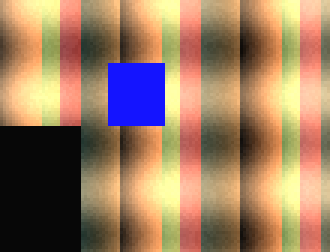
#> input picture tests/PeachImage.Tests/Formats/Jpeg2000/Assets/box_bgr_cdef.png, 110 x 84 px, given in place of mode_bypass_rgb.png, which was not available (shown 3 times larger)
$ python j2kgen_opj.py out.png box_bgr_cdef.png
#> lines starting #> are read from the running program, lines starting #| are printed output that depends on the picture; pictures that were not available may be replaced by others from this repository, and a replacement may not be noted
### tests/PeachImage.Tests/Formats/Jpeg2000/Assets/j2kgen.py
"""Generates the JPEG 2000 test assets with Pillow (OpenJPEG) and writes OpenJPEG's own decode of each as the reference PNG.

Usage: python j2kgen.py OUTDIR
Every case NAME produces NAME.jp2 (or NAME.j2k for raw codestreams) and NAME.png (the decode by OpenJPEG).
"""
import os
import random
import sys

import numpy as np
from PIL import Image

rng = random.Random(99)


def natural(w, h, mode):
#> called with w = 110, h = 84, mode = 'RGB'
    yy, xx = np.mgrid[0:h, 0:w]
    base = (np.sin(xx / 7.0) * 60 + np.cos(yy / 5.0) * 60 + 128).astype(np.float64)
    noise = np.array([[rng.random() * 12 for _ in range(w)] for _ in range(h)])
    chans = []
    for c in range(3):
        v = base * (0.6 + 0.2 * c) + noise + (xx * (c + 1) % 40) * (1.0 + c)
        chans.append(np.clip(v, 0, 255))
    rgb = np.stack(chans, axis=-1).astype(np.uint8)
    # a few hard edges and a flat region
    rgb[h // 4: h // 2, w // 3: w // 2] = [255, 20, 20]
    rgb[h // 2:, : w // 4] = 7
    if mode == "RGB":
        return Image.fromarray(rgb, "RGB")
    if mode == "L":
        return Image.fromarray(rgb[..., 1], "L")
    if mode == "RGBA":
        alpha = np.clip(xx * 255 // max(w - 1, 1), 0, 255).astype(np.uint8)
        return Image.fromarray(np.dstack([rgb, alpha]), "RGBA")
    if mode == "LA":
        alpha = np.clip(yy * 255 // max(h - 1, 1), 0, 255).astype(np.uint8)
        return Image.fromarray(np.dstack([rgb[..., 1], alpha]), "LA")
    if mode == "I;16":
        v16 = (rgb[..., 1].astype(np.uint16) * 257 + (xx % 251)).astype(np.uint16)
        return Image.fromarray(v16)
    raise ValueError(mode)


# [65 lines left out: functions to_array, write_reference, case, main, not called in this run]


# [2 lines that do not run on import are left out]

### tests/PeachImage.Tests/Formats/Jpeg2000/Assets/j2kgen_opj.py
"""Generates JPEG 2000 test assets with OpenJPEG's opj_compress / opj_decompress for features Pillow cannot reach
(code-block styles, SOP/EPH, progression order changes, tile-parts, subsampling, image/tile offsets, JP2 palette/channel boxes).

Usage: python j2kgen_opj.py OUTDIR OPJ_BIN_DIR
Writes NAME.j2k / NAME.jp2 and NAME.png (opj_decompress's own output). Needs numpy and Pillow.
"""
import os
import struct
import subprocess
import sys
import tempfile

import numpy as np
from PIL import Image

import j2kgen

OPJ = None


def run(exe, *args):
    result = subprocess.run([os.path.join(OPJ, exe)] + [str(a) for a in args], capture_output=True, text=True, stdin=subprocess.DEVNULL)
    if result.returncode != 0:
        raise RuntimeError(f"{exe} {args} failed: {result.stdout} {result.stderr}")
    return result.stdout


def compress(out, name, source, *options, ext="j2k"):
    target = os.path.join(out, f"{name}.{ext}")
    run("opj_compress.exe", "-i", source, "-o", target, *options)
    return target


def decode_reference(out, name, path, *options):
    ref = os.path.join(out, f"{name}.png")
    run("opj_decompress.exe", "-i", path, "-o", ref, *options)
    # opj_decompress writes 16-bit PNGs for deep images; normalise nothing here, the test compares pixel formats.
    print("ok", name, Image.open(ref).mode, Image.open(ref).size)


def save_source(tmp, name, im):
    ext = {"RGB": "ppm", "L": "pgm", "RGBA": "png", "I;16": "png"}[im.mode]
    path = os.path.join(tmp, f"{name}.{ext}")
    im.save(path)
    return path


# ---------------------------------------------------------------- JP2 box injection
def box(kind, payload):
    return struct.pack(">I", len(payload) + 8) + kind + payload


# [16 lines left out: function make_jp2, not called in this run]


def read_codestream(path):
    return open(path, "rb").read()


def main():
    global OPJ
    out = sys.argv[1]
    OPJ = sys.argv[2]
    os.makedirs(out, exist_ok=True)
    tmp = tempfile.mkdtemp()
    rgb = j2kgen.natural(110, 84, "RGB")
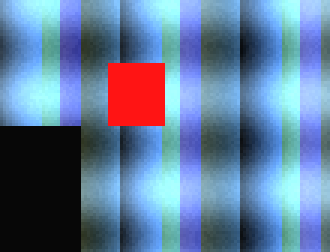
#> rgb: PIL image 110x84 RGB (shown 3 times larger); mean R, G, B 97.5, 123.6, 155.6
    gray = j2kgen.natural(110, 84, "L")
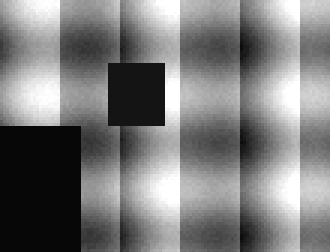
#> gray: PIL image 110x84 L (shown 3 times larger); min 7, max 255, mean 123.7
    rgb_src = save_source(tmp, "rgb", rgb)
    gray_src = save_source(tmp, "gray", gray)

    def go(name, source, *options, ext="j2k", decode=()):
        path = compress(out, name, source, *options, ext=ext)
#> (the call stopped at in run, `result = subprocess.run([os.path.join(OPJ, exe)] + [str(a) for a in ar..`: subprocess is not available in this run)
        decode_reference(out, name, path, *decode)
#> (the call stopped at in run, `result = subprocess.run([os.path.join(OPJ, exe)] + [str(a) for a in ar..`: subprocess is not available in this run)

    # Code-block coding style switches.
    for label, mode in (("bypass", 1), ("reset", 2), ("termall", 4), ("vsc", 8), ("erterm", 16), ("segmark", 32),
                        ("bypass_termall", 5), ("bypass_reset", 3), ("termall_vsc_segmark", 44), ("all", 63)):
        go(f"mode_{label}_rgb", rgb_src, "-M", mode)
        go(f"mode_{label}_gray_layers", gray_src, "-M", mode, "-r", "30,10,3,1", "-n", 4)
#> (the call stopped at in run, `result = subprocess.run([os.path.join(OPJ, exe)] + [str(a) for a in ar..`: subprocess is not available in this run)
#> call 2 of decode_reference, with out = 'out.png', name = 'mode_bypass_gray_layers', path = 'out.png/mode_bypass_gray_layers.j2k'
#> (the call stopped at in run, `result = subprocess.run([os.path.join(OPJ, exe)] + [str(a) for a in ar..`: subprocess is not available in this run)
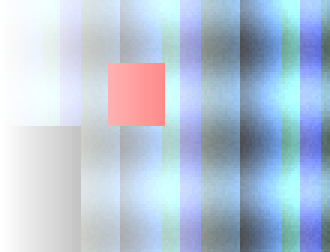
#> input picture tests/PeachImage.Tests/Formats/Jpeg2000/Assets/box_rgba_cdef.png, 110 x 84 px, given in place of mode_bypass_gray_layers.png, which was not available (shown 3 times larger)
    go("mode_bypass_lossy", rgb_src, "-M", 1, "-I", "-r", "12,4")
    go("mode_all_lossy_cblk16", rgb_src, "-M", 63, "-I", "-r", "10", "-b", "16,16")
    go("mode_bypass_cblk32x32_layers", rgb_src, "-M", 1, "-r", "40,20,10,5,2,1", "-b", "32,32")

    # Marker features.
    go("sop", rgb_src, "-SOP")
    go("eph", rgb_src, "-EPH")
    go("sop_eph", rgb_src, "-SOP", "-EPH", "-r", "20,5,1")
    go("plt_tlm", rgb_src, "-PLT", "-TLM")
    go("sop_eph_tiled", rgb_src, "-SOP", "-EPH", "-t", "48,40", "-r", "20,5,1", "-n", 3)
    go("eph_layers_precincts", rgb_src, "-EPH", "-c", "[32,32]", "-r", "20,5,1", "-n", 3, "-p", "RPCL")
    go("roi_upshift", rgb_src, "-ROI", "c=0,U=10", "-mct", 0)
    go("roi_upshift_lossy", rgb_src, "-ROI", "c=1,U=12", "-mct", 0, "-I", "-r", "8")
    for part in ("R", "L", "C"):
        go(f"tileparts_{part.lower()}", rgb_src, "-TP", part, "-r", "30,8,1", "-n", 4)
        go(f"tileparts_{part.lower()}_tiled", rgb_src, "-TP", part, "-r", "30,8,1", "-t", "48,40", "-n", 3)
    go("poc_rpcl_lrcp", rgb_src, "-n", 5, "-POC", "T1=0,0,1,3,3,RPCL/T1=3,0,1,5,3,LRCP")
    go("poc_cprl_rlcp_layers", rgb_src, "-n", 4, "-r", "20,5,1", "-POC", "T1=0,0,2,2,3,CPRL/T1=2,0,3,4,3,RLCP")

    # Offsets.
    go("image_offset", rgb_src, "-d", "7,5")
    go("image_offset_tiles", rgb_src, "-d", "13,9", "-t", "40,30", "-T", "3,2", "-n", 3)
    go("tile_offset_only", rgb_src, "-t", "50,40", "-T", "0,0", "-n", 4)
    go("image_offset_precincts_rpcl", rgb_src, "-d", "11,6", "-c", "[32,32],[32,32]", "-p", "RPCL", "-n", 4)
    go("image_offset_pcrl_cprl", rgb_src, "-d", "9,3", "-c", "[16,32],[16,16]", "-p", "PCRL", "-n", 3, "-t", "60,50")
    go("precincts_cprl", rgb_src, "-c", "[64,32],[32,32],[16,16]", "-p", "CPRL", "-n", 5)

    # Irreversible with many options.
    go("lossy_all_progs_tiles", rgb_src, "-I", "-r", "25,8", "-t", "55,45", "-p", "RLCP", "-c", "[32,32]", "-n", 4)

    # Custom sample depths via raw files.
    rng = np.random.default_rng(3)

    # [35 lines left out: function raw_case, not called in this run]

    raw_case("depth12_gray", 70, 50, 1, 12, False, [(1, 1)])
    raw_case("depth12_rgb", 60, 40, 3, 12, False, [(1, 1)] * 3, ("-mct", 1))
    raw_case("depth16_gray", 64, 40, 1, 16, False, [(1, 1)])
    raw_case("depth4_gray", 50, 30, 1, 4, False, [(1, 1)])
    raw_case("depth1_gray", 50, 30, 1, 1, False, [(1, 1)])
    raw_case("signed8_gray", 50, 30, 1, 8, True, [(1, 1)])
    raw_case("signed12_gray_lossy", 50, 30, 1, 12, True, [(1, 1)], ("-I", "-r", "6"))
    raw_case("subsampled_420", 61, 45, 4, 8, False, [(1, 1), (2, 2), (2, 2), (1, 1)], ("-mct", 0))
    raw_case("subsampled_422_lossy", 61, 45, 4, 8, False, [(1, 1), (2, 1), (2, 1), (1, 1)], ("-mct", 0, "-I", "-r", "6"))
    raw_case("subsampled_odd", 37, 29, 4, 8, False, [(1, 1), (3, 2), (2, 3), (1, 1)], ("-mct", 0))
    raw_case("four_components", 40, 30, 4, 8, False, [(1, 1)] * 4, ("-mct", 0))
    raw_case("five_components", 40, 30, 5, 8, False, [(1, 1)] * 5, ("-mct", 0))

    # JP2 boxes around OpenJPEG codestreams.
    cs_rgb = read_codestream(compress(out, "tmp_rgb_cs", rgb_src, "-mct", 1))
    os.remove(os.path.join(out, "tmp_rgb_cs.j2k"))
    cs_gray = read_codestream(compress(out, "tmp_gray_cs", gray_src))
    os.remove(os.path.join(out, "tmp_gray_cs.j2k"))

    # [4 lines left out: function jp2_case, not called in this run]

    jp2_case("box_srgb", make_jp2(cs_rgb, 110, 84, 3, 8, colr=16))
    jp2_case("box_sycc", make_jp2(cs_rgb, 110, 84, 3, 8, colr=18))
    jp2_case("box_gray", make_jp2(cs_gray, 110, 84, 1, 8, colr=17))

    # Palette: a 1-component index image expanded to RGB through pclr/cmap.
    idx_img = Image.fromarray(((np.mgrid[0:84, 0:110][1] // 8 + np.mgrid[0:84, 0:110][0] // 6) % 16).astype(np.uint8), "L")
    idx_src = os.path.join(tmp, "idx.pgm")
    idx_img.save(idx_src)
    cs_idx = read_codestream(compress(out, "tmp_idx_cs", idx_src))
    os.remove(os.path.join(out, "tmp_idx_cs.j2k"))
    entries = 16
    pal = bytearray(struct.pack(">HB", entries, 3) + bytes([7, 7, 7]))
    for e in range(entries):
        pal += bytes([(e * 16) & 0xFF, (255 - e * 13) & 0xFF, (e * e) & 0xFF])
    cmap = b"".join(struct.pack(">HBB", 0, 1, col) for col in range(3))
    jp2_case("box_palette", make_jp2(cs_idx, 110, 84, 1, 8, colr=16, pclr=bytes(pal), cmap=cmap))

    # Alpha channel through cdef: 4-component codestream, channels 0-2 colour, 3 opacity.
    rgba = j2kgen.natural(110, 84, "RGBA")
    rgba_src = os.path.join(tmp, "rgba.png")
    rgba.save(rgba_src)
    cs_rgba = read_codestream(compress(out, "tmp_rgba_cs", rgba_src))
    os.remove(os.path.join(out, "tmp_rgba_cs.j2k"))
    cdef = struct.pack(">H", 4) + b"".join(struct.pack(">HHH", ch, 0 if ch < 3 else 1, ch + 1 if ch < 3 else 0) for ch in range(4))
    jp2_case("box_rgba_cdef", make_jp2(cs_rgba, 110, 84, 4, 8, colr=16, cdef=cdef))
    # Channels listed in reverse order of association (BGR).
    cdef_bgr = struct.pack(">H", 3) + b"".join(struct.pack(">HHH", ch, 0, 3 - ch) for ch in range(3))
    jp2_case("box_bgr_cdef", make_jp2(cs_rgb, 110, 84, 3, 8, colr=16, cdef=cdef_bgr))


if __name__ == "__main__":
#> (the run stopped early here; a loop or call above may not have finished)
